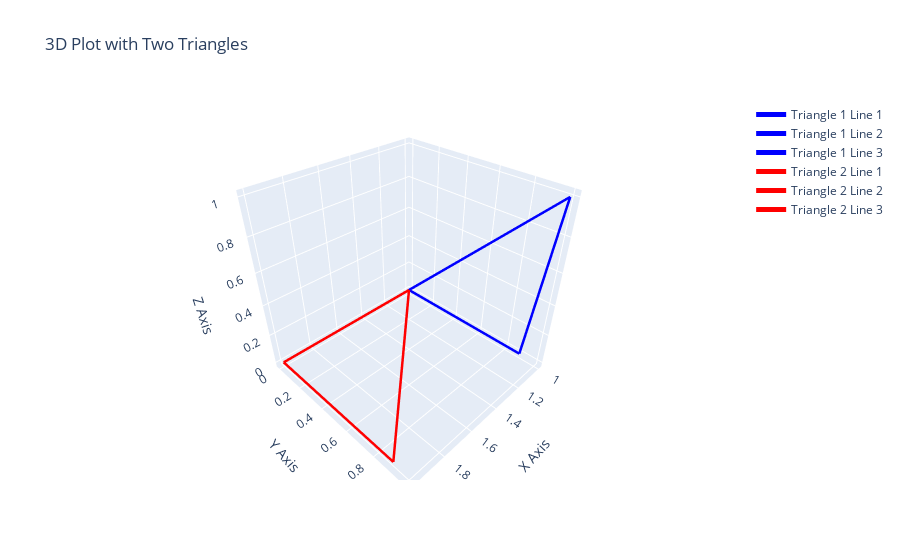

Notebook code cell kept with this figure:
### Markdown cell above
# Test case 5 (Parallel triangles)

### Code cell
triangle1 = [[1, 0.9, 0], [1, 0, 0], [1, 1, 1]]
triangle2 = [[2, 0.9, 0], [2, 0, 0], [2, 1, 1]]

# Create the 3D line plot for the triangles
fig = go.Figure()

plot_triangle(fig, triangle1, 'blue', 1)
plot_triangle(fig, triangle2, 'red', 2)

# Update layout for better visualization
fig.update_layout(scene=dict(
                    xaxis_title='X Axis',
                    yaxis_title='Y Axis',
                    zaxis_title='Z Axis'),
                  title='3D Plot with Two Triangles')
# Show the plot
fig.show()

### Figure 1 — Plotly figure (JSON) as saved in the notebook; plotly's stock layout.template omitted (floating-point values rounded to 4 significant figures)
{"data": [{"line": {"color": "blue", "width": 5}, "mode": "lines", "name": "Triangle 1 Line 1", "type": "scatter3d", "x": [1, 1], "y": [0.9, 0], "z": [0, 0]}, {"line": {"color": "blue", "width": 5}, "mode": "lines", "name": "Triangle 1 Line 2", "type": "scatter3d", "x": [1, 1], "y": [0, 1], "z": [0, 1]}, {"line": {"color": "blue", "width": 5}, "mode": "lines", "name": "Triangle 1 Line 3", "type": "scatter3d", "x": [1, 1], "y": [1, 0.9], "z": [1, 0]}, {"line": {"color": "red", "width": 5}, "mode": "lines", "name": "Triangle 2 Line 1", "type": "scatter3d", "x": [2, 2], "y": [0.9, 0], "z": [0, 0]}, {"line": {"color": "red", "width": 5}, "mode": "lines", "name": "Triangle 2 Line 2", "type": "scatter3d", "x": [2, 2], "y": [0, 1], "z": [0, 1]}, {"line": {"color": "red", "width": 5}, "mode": "lines", "name": "Triangle 2 Line 3", "type": "scatter3d", "x": [2, 2], "y": [1, 0.9], "z": [1, 0]}], "layout": {"scene": {"xaxis": {"title": {"text": "X Axis"}}, "yaxis": {"title": {"text": "Y Axis"}}, "zaxis": {"title": {"text": "Z Axis"}}}, "title": {"text": "3D Plot with Two Triangles"}}}
